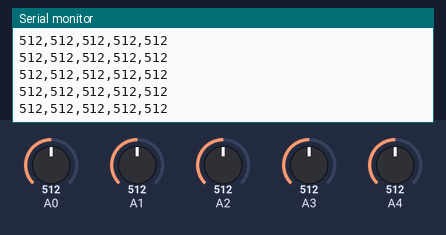
Bench run of a sketch on a simulated Arduino Uno, built with avr-gcc and run on an emulated ATmega328P. On the bench: the last lines printed to the serial monitor. Inputs (shaded band) come from the test bench; at power-on: A0 = 512, A1 = 512, A2 = 512, A3 = 512, A4 = 512.

Above: at 2.7 s.
2.8 s: A0 set to 106
At 3.8 s:
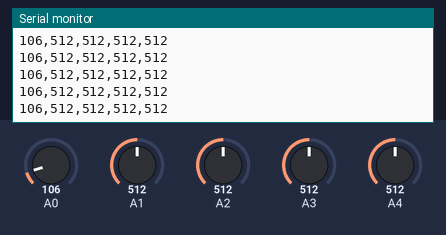
4.3 s: A0 set to 91
At 4.8 s:
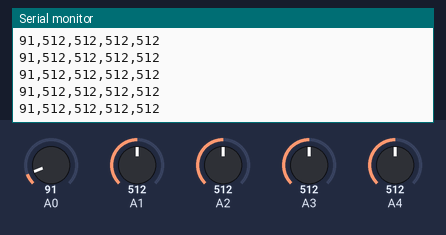
Timing chart, 0 to 7.3 s (numbered marks = the images above; inputs shaded):
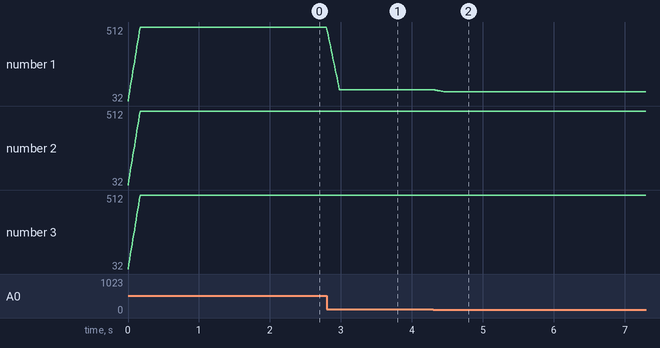

Measured:
- after the input at 2.8 s, the serial monitor: prints a new line at once (image 1)
- after the input at 4.3 s, the serial monitor: prints a new line at once (image 2)
- plotted number 1: 512 → 106 after the input at 2.8 s, 106 → 91 after the input at 4.3 s

The sketch:

sketch_jan24a.ino
```cpp
int Index; //Running totals of each finger
int Mid;
int Ring;
int Pink;
int Thumb;

const int avg_count = 16; //# of measurements to average

int Index_read[avg_count]; //Array of readings from analog
int Mid_read[avg_count];
int Ring_read[avg_count];
int Pink_read[avg_count];
int Thumb_read[avg_count];

int readIndex = 0; //Index of current reading

int Index_avg = 0;
int Mid_avg = 0;
int Ring_avg = 0;
int Pink_avg = 0;
int Thumb_avg = 0;

void setup() {
  Serial.begin(115200);
  for (int n = 0; n < avg_count; n++){
    Index_read[n] = 0;
    Mid_read[n] = 0;
    Ring_read[n] = 0;
    Pink_read[n] = 0;
    Thumb_read[n] = 0;
  }
}

void loop() {
  Index = Index - Index_read[readIndex];
  Mid = Mid - Mid_read[readIndex];
  Ring = Ring - Ring_read[readIndex];
  Pink = Pink - Pink_read[readIndex];
  Thumb = Thumb - Thumb_read[readIndex];

  Index_read[readIndex] = analogRead(A0);
  Mid_read[readIndex] = analogRead(A1);
  Ring_read[readIndex] = analogRead(A2);
  Pink_read[readIndex] = analogRead(A3);
  Thumb_read[readIndex] = analogRead(A4);

  Index = Index + Index_read[readIndex];
  Mid = Mid + Mid_read[readIndex];
  Ring = Ring + Ring_read[readIndex];
  Pink = Pink + Pink_read[readIndex];
  Thumb = Thumb + Thumb_read[readIndex];

  readIndex = readIndex + 1;

  if (readIndex >= avg_count){
    readIndex = 0;
  }

  Index_avg = Index/avg_count;
  Mid_avg = Mid/avg_count;
  Ring_avg = Ring/avg_count;
  Pink_avg = Pink/avg_count;
  Thumb_avg = Thumb/avg_count;

  Serial.print(Index_avg);
  Serial.print(",");
  Serial.print(Mid_avg);
  Serial.print(",");
  Serial.print(Ring_avg);
  Serial.print(",");
  Serial.print(Pink_avg);
  Serial.print(",");
  Serial.println(Thumb_avg);
  delay(10);
}
```
